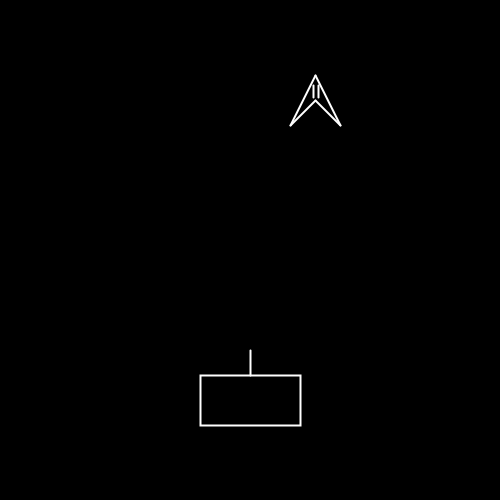
Frame 1 (no input)
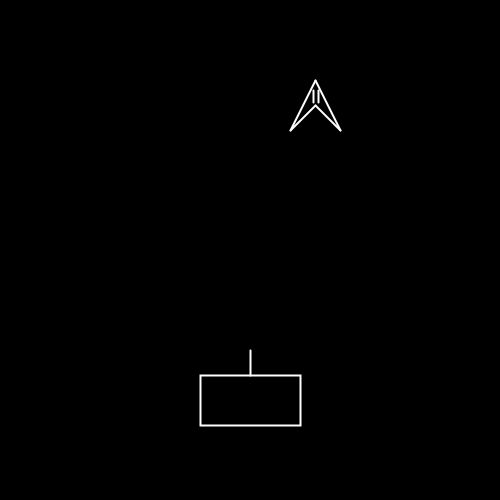
Frame 60 (the mouse pressed at the canvas centre just before this capture)
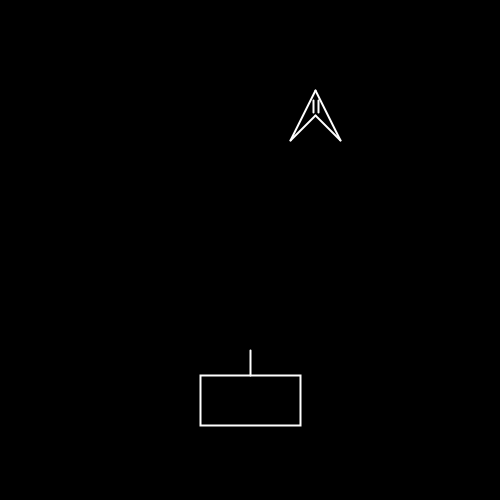
Frame 120 (the mouse held since frame 60 and released just before this capture)

The Processing sketch that drew these frames (run headless with seeded random() and noise(); from frame 60 on, the mouse is pressed at the canvas centre):

// Processing sketch: BugZap1
// ── BugZap1.pde
void setup()
{
  size(500, 500);
  
  bugSize = 50;
  playerWidth = 100;
  playerHeight = 50;
  halfBug = bugSize / 2;
  bugX = random(halfBug, width - halfBug);
  bugY = bugSize * 2;
  halfPlayer = playerWidth / 2;
  cx = width / 2;
  cy = height / 2;
  
  playerX = cx;
  playerY = height - (playerHeight * 2);
}

void drawBug()
{
  // Put code in here to draw the bug
  line(bugX - halfBug, bugY + halfBug, bugX, bugY - halfBug);
  line(bugX, bugY - halfBug, bugX + halfBug, bugY + halfBug);
  line(bugX + halfBug, bugY + halfBug, bugX, bugY);
  line(bugX, bugY, bugX - halfBug, bugY + halfBug);
  line(bugX - (halfBug * 0.1), bugY - (halfBug * 0.6), 
    bugX - (halfBug * 0.1), bugY - (halfBug * 0.1));
  line(bugX + (halfBug * 0.1), bugY - (halfBug * 0.6), 
    bugX + (halfBug * 0.1), bugY - (halfBug * 0.1));
}

void drawPlayer()
{
  // Put code in here to draw the player
  noFill();
  float halfPlayerHeight = playerHeight * 0.5;
  rect(playerX, playerY, playerWidth, playerHeight);
  line(playerX, playerY - halfPlayerHeight, playerX, playerY - (halfPlayerHeight * 2));
  
  
}

float bugX, bugY;
float playerX, playerY;
int score;
float cx, cy;
float bugSize;
float halfPlayer;
float playerWidth, playerHeight;
float halfBug;
float playerSpeed = 5;

void movePlayer()
{
  if (keyPressed)
  {
    if (keyCode == LEFT && playerX > halfPlayer)
    {
      playerX -= playerSpeed;
    }
    if (keyCode == RIGHT && playerX < width - halfPlayer)
    {
      playerX += playerSpeed;
    }
  }
}

void moveBug()
{
  if (frameCount % 30 == 0)
  {
    bugY += 5;
  }
}

void draw()
{
  rectMode(CENTER);
  background(0);
  stroke(255);
  strokeWeight(2);
  drawBug();  
  drawPlayer();
  
  movePlayer();
  moveBug();
}
